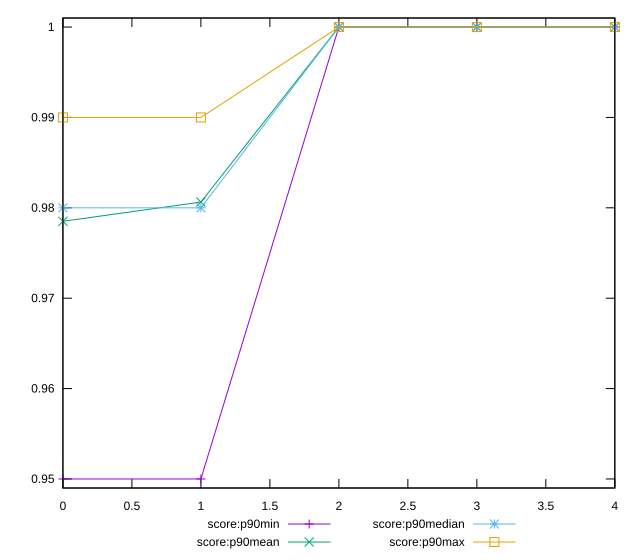

Generate this figure with gnuplot:
reset

$scoreP90Min <<EOF
0 0.95
1 0.95
2 1
3 1
4 1
EOF

$scoreP90Mean <<EOF
0 0.9785106382978724
1 0.9806382978723408
2 1
3 1
4 1
EOF

$scoreP90Median <<EOF
0 0.98
1 0.98
2 1
3 1
4 1
EOF

$scoreP90Max <<EOF
0 0.99
1 0.99
2 1
3 1
4 1
EOF

set key outside below
set xrange [0:4]
set yrange [0.949:1.001]
set trange [0.949:1.001]
set terminal svg size 640, 560 enhanced background rgb 'white'
set output "report_00016_2021-02-10T13-31-48.338Z/bootup-time/progression/score.svg"

plot $scoreP90Min title "score:p90min" with linespoints, \
     $scoreP90Mean title "score:p90mean" with linespoints, \
     $scoreP90Median title "score:p90median" with linespoints, \
     $scoreP90Max title "score:p90max" with linespoints

reset
